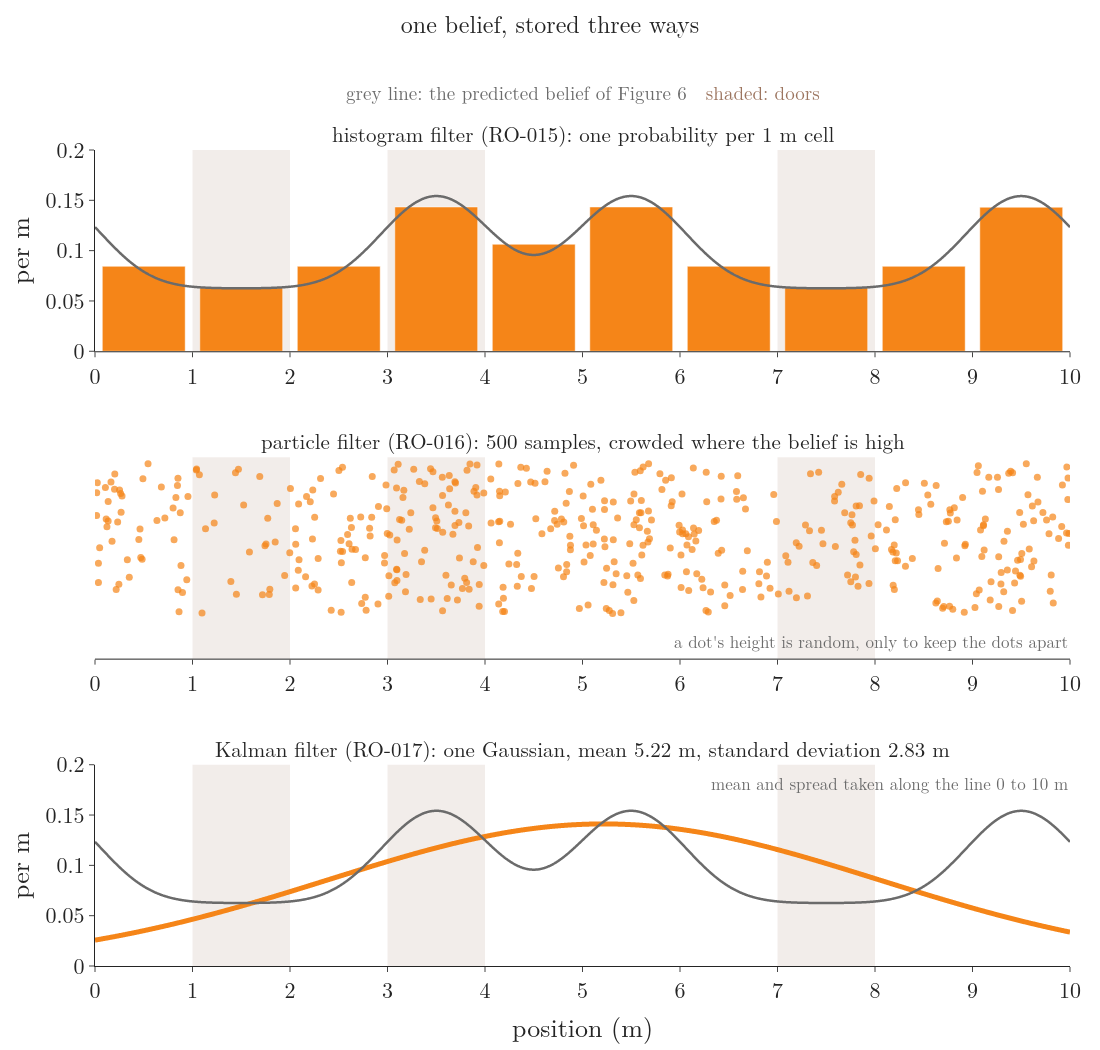

This chart was generated by the following Python code:
"""Figure 8: one belief stored three ways, the predicted belief of Figure 6 (three bumps, at 3.5, 5.5 and 9.5 m).
Top, histogram filter (RO-015): one probability per 1 m cell, drawn as bars. Middle, particle filter (RO-016): 500
samples drawn from the belief; a dot's height is random, only to keep the dots apart. Bottom, Kalman filter (RO-017):
one Gaussian with the belief's mean 5.22 m and standard deviation 2.83 m (taken along the line from 0 to 10 m), one
wide hump. The grey line in the top and bottom panels is the belief itself.
Run: python three_ways.py -> three_ways.png"""
from pathlib import Path

import numpy as np
import plotly.graph_objects as go
from plotly.subplots import make_subplots

from gifkit import FONT, GREY, ORANGE
from hallcont import BROWN, DOORS, LOOP, X, predicted

here = Path(__file__).parent
pred = predicted()
cells = np.array([np.trapezoid(pred[(X >= k) & (X <= k + 1)], X[(X >= k) & (X <= k + 1)]) for k in range(10)])
assert np.isclose(cells.sum(), 1, atol=1e-6) and set(np.argsort(cells)[-3:]) == {3, 5, 9}   # tallest bars: 3, 5, 9
M = 500
rng = np.random.default_rng(14)
cdf = np.cumsum(pred) / pred.sum()
particles = np.interp(rng.uniform(0, 1, M), cdf, X)                     # M samples from the belief (m)
jitter = np.random.default_rng(15).uniform(0.22, 0.97, M)
mean = np.trapezoid(X * pred, X)
sd = np.sqrt(np.trapezoid((X - mean) ** 2 * pred, X))
assert round(mean, 2) == 5.22 and round(sd, 2) == 2.83 and len(particles) == 500
gauss = np.exp(-0.5 * ((X - mean) / sd) ** 2) / (sd * np.sqrt(2 * np.pi))

fig = make_subplots(rows=3, cols=1, vertical_spacing=0.13, subplot_titles=[
    "histogram filter (RO-015): one probability per 1 m cell",
    "particle filter (RO-016): 500 samples, crowded where the belief is high",
    f"Kalman filter (RO-017): one Gaussian, mean {mean:.2f} m, standard deviation {sd:.2f} m"])
fig.add_trace(go.Bar(x=np.arange(10) + 0.5, y=cells, width=0.85, marker_color=ORANGE), row=1, col=1)
fig.add_trace(go.Scatter(x=particles, y=jitter, mode="markers",
                         marker=dict(size=7, color=ORANGE, opacity=0.7, line=dict(width=0))), row=2, col=1)
fig.add_trace(go.Scatter(x=X, y=gauss, mode="lines", line=dict(color=ORANGE, width=5, simplify=False)), row=3, col=1)
for r in (1, 3):
    fig.add_trace(go.Scatter(x=X, y=pred, mode="lines", line=dict(color=GREY, width=2.5, simplify=False)), row=r, col=1)
for a, b in DOORS:                       # after the traces: Plotly skips shapes on a still-empty subplot
    for r in (1, 2, 3):
        fig.add_vrect(x0=a, x1=b, fillcolor=BROWN, opacity=0.13, line_width=0, layer="below", row=r, col=1)
fig.add_annotation(xref="x2 domain", yref="y2 domain", x=1, y=0.02, xanchor="right", yanchor="bottom", showarrow=False,
                   text="a dot's height is random, only to keep the dots apart", font=dict(size=17, color=GREY))
fig.add_annotation(xref="x3 domain", yref="y3 domain", x=1, y=0.98, xanchor="right", yanchor="top", showarrow=False,
                   text="mean and spread taken along the line 0 to 10 m", font=dict(size=17, color=GREY))
fig.add_annotation(xref="paper", yref="paper", x=0.5, y=1.09, showarrow=False, font=dict(size=19),
                   text=f"<span style='color:{GREY}'>grey line: the predicted belief of Figure 6</span>   "
                        f"<span style='color:{BROWN}'>shaded: doors</span>")
for r in (1, 2, 3):
    fig.update_xaxes(range=[0, LOOP], dtick=1, showticklabels=True, row=r, col=1)
fig.update_xaxes(title="position (m)", row=3, col=1)
fig.update_yaxes(range=[0, 0.2], dtick=0.05, title="per m", row=1, col=1)
fig.update_yaxes(range=[0, 1], visible=False, row=2, col=1)
fig.update_yaxes(range=[0, 0.2], dtick=0.05, title="per m", row=3, col=1)
fig.update_layout(template="simple_white", width=1100, height=1050, font=FONT, showlegend=False, bargap=0,
                  margin=dict(l=90, r=30, t=150, b=70),
                  title=dict(text="one belief, stored three ways", x=0.5, y=0.985, yanchor="top", font=dict(size=24)))
for ann in fig.layout.annotations[:3]:   # the subplot titles
    ann.font.size = 21
fig.write_image(here / "three_ways.png")
